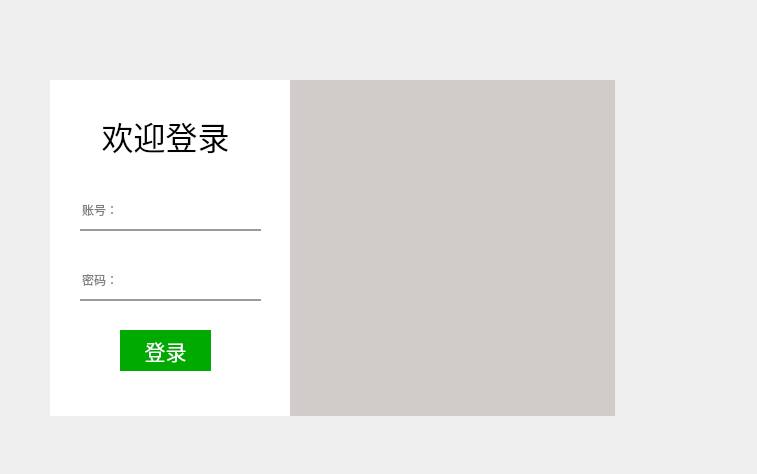
<?xml version="1.0" encoding="UTF-8"?>
<ui version="4.0">
 <class>MainWindow</class>
 <widget class="QMainWindow" name="MainWindow">
  <property name="geometry">
   <rect>
    <x>0</x>
    <y>0</y>
    <width>757</width>
    <height>474</height>
   </rect>
  </property>
  <property name="windowTitle">
   <string>MainWindow</string>
  </property>
  <widget class="QWidget" name="centralwidget">
   <widget class="QLabel" name="label">
    <property name="geometry">
     <rect>
      <x>50</x>
      <y>80</y>
      <width>241</width>
      <height>336</height>
     </rect>
    </property>
    <property name="styleSheet">
     <string notr="true">background-color: rgb(255, 255, 255);</string>
    </property>
    <property name="text">
     <string/>
    </property>
   </widget>
   <widget class="QLabel" name="label_2">
    <property name="geometry">
     <rect>
      <x>290</x>
      <y>80</y>
      <width>325</width>
      <height>336</height>
     </rect>
    </property>
    <property name="styleSheet">
     <string notr="true">background-color: rgb(255, 255, 255);
background-color: rgb(209, 204, 202);
border-image: url(:/images/images/旅行地球_541-560.png);</string>
    </property>
    <property name="text">
     <string/>
    </property>
   </widget>
   <widget class="QLabel" name="label_3">
    <property name="geometry">
     <rect>
      <x>90</x>
      <y>100</y>
      <width>151</width>
      <height>71</height>
     </rect>
    </property>
    <property name="font">
     <font>
      <pointsize>24</pointsize>
     </font>
    </property>
    <property name="text">
     <string>欢迎登录</string>
    </property>
    <property name="alignment">
     <set>Qt::AlignCenter</set>
    </property>
   </widget>
   <widget class="QLineEdit" name="lineEdit">
    <property name="geometry">
     <rect>
      <x>80</x>
      <y>190</y>
      <width>181</width>
      <height>41</height>
     </rect>
    </property>
    <property name="styleSheet">
     <string notr="true">border:none;
background-color: rgba(0, 0, 0, 0);
border-bottom:2px solid rgba(0, 0, 0, 100)</string>
    </property>
    <property name="placeholderText">
     <string>账号：</string>
    </property>
   </widget>
   <widget class="QLineEdit" name="lineEdit_2">
    <property name="geometry">
     <rect>
      <x>80</x>
      <y>260</y>
      <width>181</width>
      <height>41</height>
     </rect>
    </property>
    <property name="styleSheet">
     <string notr="true">border:none;
background-color: rgba(0, 0, 0, 0);
border-bottom:2px solid rgba(0, 0, 0, 100)</string>
    </property>
    <property name="echoMode">
     <enum>QLineEdit::Password</enum>
    </property>
    <property name="placeholderText">
     <string>密码：</string>
    </property>
   </widget>
   <widget class="QPushButton" name="pushButton">
    <property name="geometry">
     <rect>
      <x>120</x>
      <y>330</y>
      <width>91</width>
      <height>41</height>
     </rect>
    </property>
    <property name="font">
     <font>
      <pointsize>16</pointsize>
     </font>
    </property>
    <property name="styleSheet">
     <string notr="true">QPushButton{
	background-color: rgb(0, 170, 0);
	color: rgb(255, 255, 255);
	border:none;
}
QPushButton:pressed{
	padding-left:5px;
	padding-top:5px;
}</string>
    </property>
    <property name="text">
     <string>登录</string>
    </property>
   </widget>
   <widget class="QWidget" name="layoutWidget">
    <property name="geometry">
     <rect>
      <x>540</x>
      <y>80</y>
      <width>71</width>
      <height>31</height>
     </rect>
    </property>
    <layout class="QHBoxLayout" name="horizontalLayout">
     <item>
      <widget class="QPushButton" name="pushButton_2">
       <property name="styleSheet">
        <string notr="true">QPushButton{
	border:none;
}
QPushButton:hover{
	padding-bottom:5px;
}</string>
       </property>
       <property name="text">
        <string/>
       </property>
       <property name="icon">
        <iconset resource="res.qrc">
         <normaloff>:/icons/icons/减_minus.png</normaloff>:/icons/icons/减_minus.png</iconset>
       </property>
      </widget>
     </item>
     <item>
      <widget class="QPushButton" name="pushButton_4">
       <property name="styleSheet">
        <string notr="true">QPushButton{
	border:none;
}
QPushButton:hover{
	padding-bottom:5px;
}</string>
       </property>
       <property name="text">
        <string/>
       </property>
       <property name="icon">
        <iconset resource="res.qrc">
         <normaloff>:/icons/icons/关闭_close.png</normaloff>:/icons/icons/关闭_close.png</iconset>
       </property>
      </widget>
     </item>
    </layout>
   </widget>
  </widget>
 </widget>
 <resources>
  <include location="res.qrc"/>
 </resources>
 <connections>
  <connection>
   <sender>pushButton_4</sender>
   <signal>clicked()</signal>
   <receiver>MainWindow</receiver>
   <slot>close()</slot>
   <hints>
    <hint type="sourcelabel">
     <x>633</x>
     <y>91</y>
    </hint>
    <hint type="destinationlabel">
     <x>677</x>
     <y>55</y>
    </hint>
   </hints>
  </connection>
  <connection>
   <sender>pushButton_2</sender>
   <signal>clicked()</signal>
   <receiver>MainWindow</receiver>
   <slot>showMinimized()</slot>
   <hints>
    <hint type="sourcelabel">
     <x>565</x>
     <y>97</y>
    </hint>
    <hint type="destinationlabel">
     <x>467</x>
     <y>31</y>
    </hint>
   </hints>
  </connection>
 </connections>
</ui>
